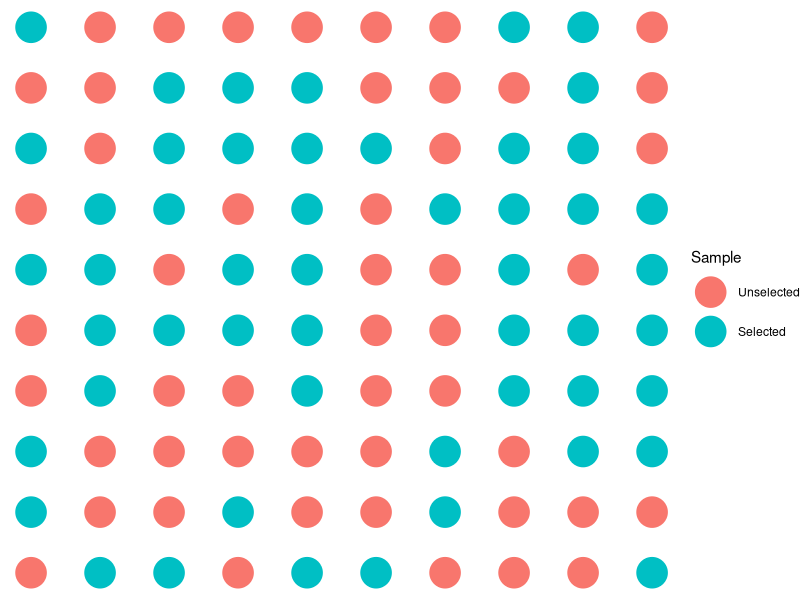

R code for this plot:
library(ggplot2)

## Create 10 x 10 grid
df <- expand.grid(
  X = 1:10,
  Y = 1:10
)

## Draw sample
df$Sample <- factor(
  sample(x = 1:2, size = 100, replace = TRUE),
  labels = c("Unselected", "Selected")
)

## Plot sample
ggplot(data = df, mapping = aes(X, Y, color = Sample)) + 
  geom_point(size = 10) +
  theme_void()

## One more comment
